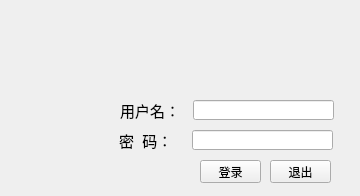
<?xml version="1.0" encoding="UTF-8"?>
<ui version="4.0">
 <class>MainWindow</class>
 <widget class="QMainWindow" name="MainWindow">
  <property name="geometry">
   <rect>
    <x>0</x>
    <y>0</y>
    <width>360</width>
    <height>196</height>
   </rect>
  </property>
  <property name="windowTitle">
   <string>系统登录</string>
  </property>
  <widget class="QWidget" name="centralwidget">
   <widget class="QLabel" name="label">
    <property name="geometry">
     <rect>
      <x>0</x>
      <y>0</y>
      <width>360</width>
      <height>80</height>
     </rect>
    </property>
    <property name="styleSheet">
     <string notr="true">border-image: url(:/newPrefix/images/login.jpg);</string>
    </property>
    <property name="text">
     <string/>
    </property>
   </widget>
   <widget class="QLabel" name="label_2">
    <property name="geometry">
     <rect>
      <x>120</x>
      <y>100</y>
      <width>61</width>
      <height>21</height>
     </rect>
    </property>
    <property name="font">
     <font>
      <pointsize>11</pointsize>
     </font>
    </property>
    <property name="text">
     <string>用户名：</string>
    </property>
   </widget>
   <widget class="QLineEdit" name="editName">
    <property name="geometry">
     <rect>
      <x>193</x>
      <y>100</y>
      <width>141</width>
      <height>20</height>
     </rect>
    </property>
   </widget>
   <widget class="QLineEdit" name="editPwd">
    <property name="geometry">
     <rect>
      <x>192</x>
      <y>130</y>
      <width>141</width>
      <height>20</height>
     </rect>
    </property>
    <property name="echoMode">
     <enum>QLineEdit::Password</enum>
    </property>
   </widget>
   <widget class="QLabel" name="label_3">
    <property name="geometry">
     <rect>
      <x>119</x>
      <y>130</y>
      <width>61</width>
      <height>21</height>
     </rect>
    </property>
    <property name="font">
     <font>
      <pointsize>11</pointsize>
     </font>
    </property>
    <property name="text">
     <string>密  码：</string>
    </property>
   </widget>
   <widget class="QPushButton" name="btnLogin">
    <property name="geometry">
     <rect>
      <x>200</x>
      <y>160</y>
      <width>61</width>
      <height>23</height>
     </rect>
    </property>
    <property name="text">
     <string>登录</string>
    </property>
   </widget>
   <widget class="QPushButton" name="btnExit">
    <property name="geometry">
     <rect>
      <x>270</x>
      <y>160</y>
      <width>61</width>
      <height>23</height>
     </rect>
    </property>
    <property name="text">
     <string>退出</string>
    </property>
   </widget>
  </widget>
 </widget>
 <resources>
  <include location="img.qrc"/>
 </resources>
 <connections>
  <connection>
   <sender>btnExit</sender>
   <signal>clicked()</signal>
   <receiver>MainWindow</receiver>
   <slot>close()</slot>
   <hints>
    <hint type="sourcelabel">
     <x>305</x>
     <y>169</y>
    </hint>
    <hint type="destinationlabel">
     <x>352</x>
     <y>157</y>
    </hint>
   </hints>
  </connection>
 </connections>
</ui>
